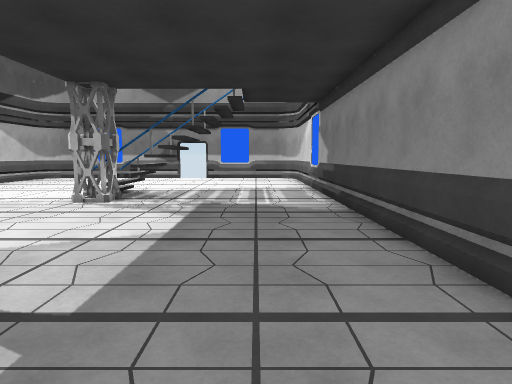
view 1 (above)

16 first-person views from a walk through a scene from a Unity 3-D project. The camera is 1.5 m above the floor, tilts 6° down and sees 75° across. The floor is counted in squares, 1 m on a side. Each view is taken from the middle of a square. On the plan, view 1 faces up. The plan holds only what a view shows up to about 15 squares ahead; the rest is blank. The player is left out. Door leaves are left out, so doorways stand open.

view 2
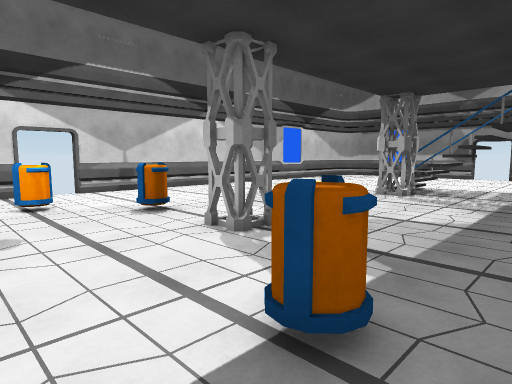

view 3
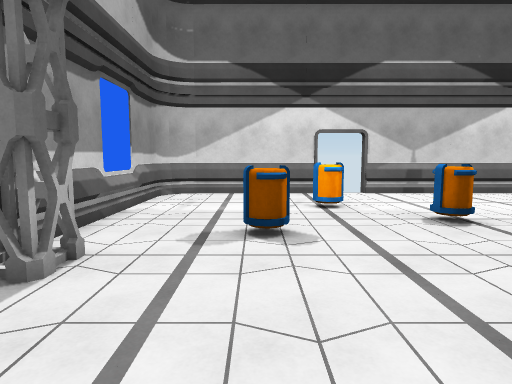

view 4
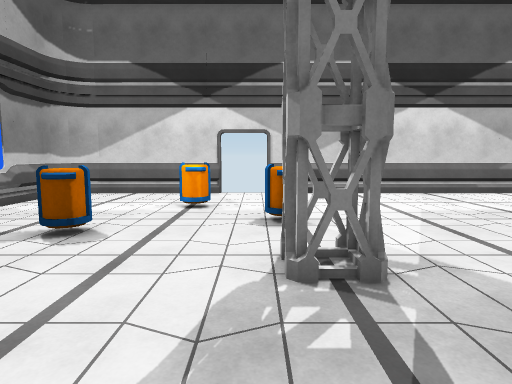

view 5
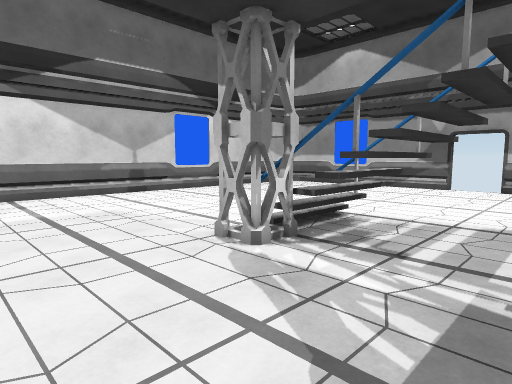

view 6
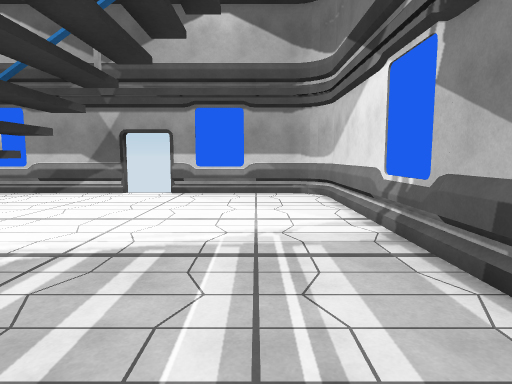

view 7
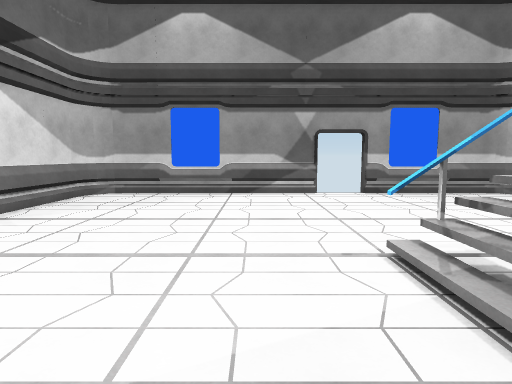

view 8
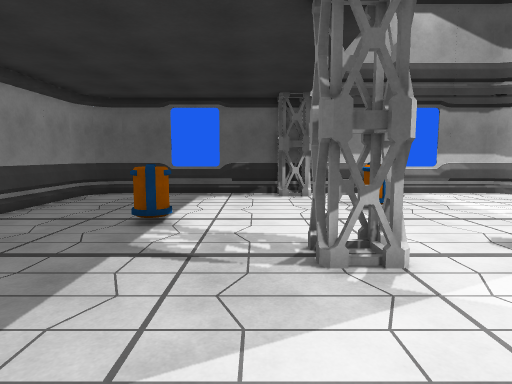

view 9
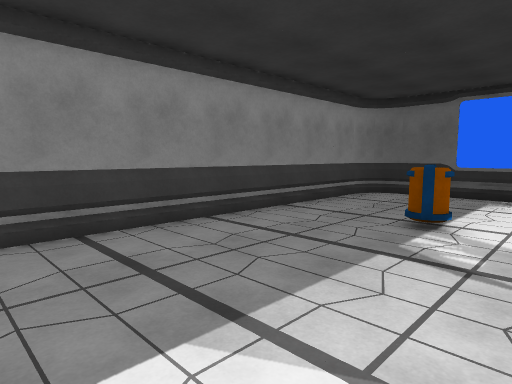

view 10
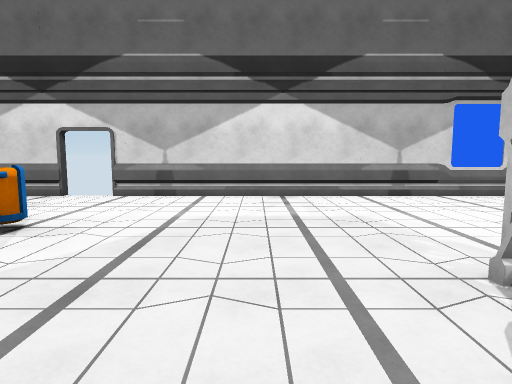

view 11
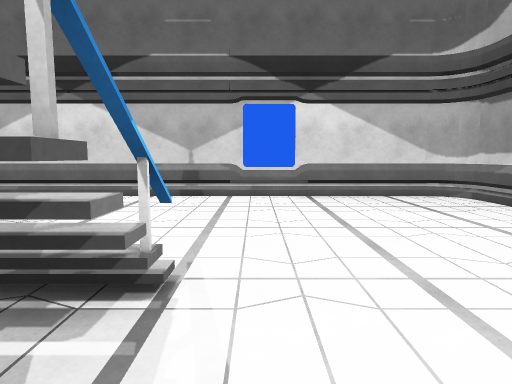

view 12
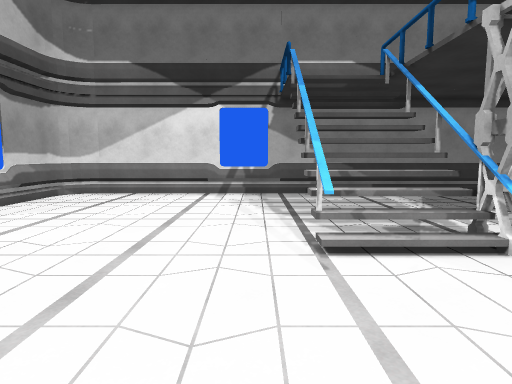

view 13
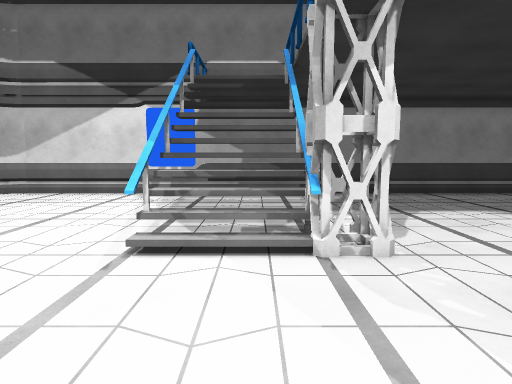

view 14
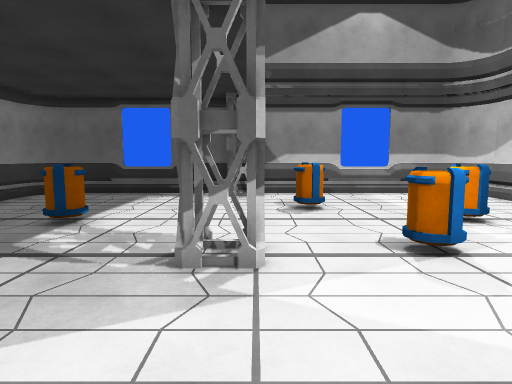

view 15
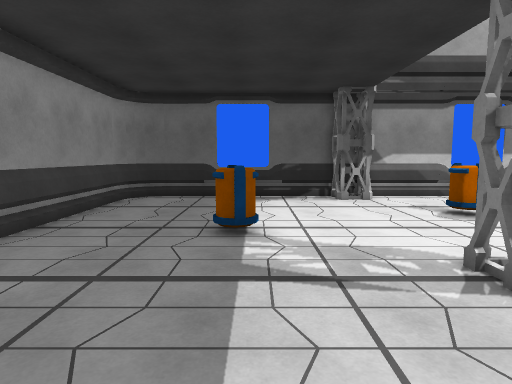

view 16
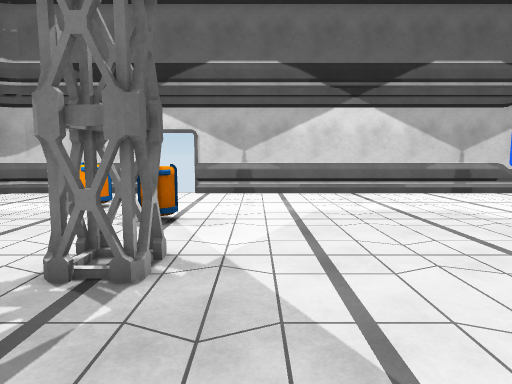

### Floor plan
Key: @ floor where view 1 was taken; # wall or solid block; . floor; / step, stairs or slope; D open door; v drop or lower ground; B barrel; O other object.
Columns run from 15 left of view 1 to 3 right of it. Each row starts with its distance up from view 1.
 24 ##########DD#######
 23 #.................#
 22 #.................#
 21 #.................#
 20 #.................#
 19 #.................#
 18 #.................#
 17 #.................#
 16 #.................#
 15 #........#v#......#
 14 #........///......#
 13 #........///......#
 12 #........###......#
 11 #........OO.......#
 10 #.................#
  9 #.................#
  8 #.................#
  7 #.................#
  6 #.................#
  5 #.................#
  4 #........OO.......#
  3 #.....B..OO.......#
  2 D.....B...........#
  1 D...B.........B...#
  0 #...B........BB@..#
 -1 #......B..........#
 -2 #......BB.........#
 -3 #.................#
 -4 #.................#
 -5 #........OO.......#
 -6 ###################

Where each view was taken, in squares from view 1:
view 1: 0 up, 0 right, facing up
view 2: 2 down, 0 right, facing up-left
view 3: 2 down, 1 left, facing left
view 4: 2 up, 1 left, facing left
view 5: 7 up, 1 left, facing up-left
view 6: 10 up, 0 right, facing up
view 7: 10 up, 8 left, facing up
view 8: 8 up, 4 left, facing down
view 9: 8 up, 4 left, facing down-right
view 10: 8 up, 2 left, facing left
view 11: 16 up, 2 left, facing left
view 12: 16 up, 11 left, facing right
view 13: 13 up, 11 left, facing right
view 14: 8 up, 6 left, facing down
view 15: 7 up, 2 left, facing down
view 16: 5 up, 1 left, facing left
